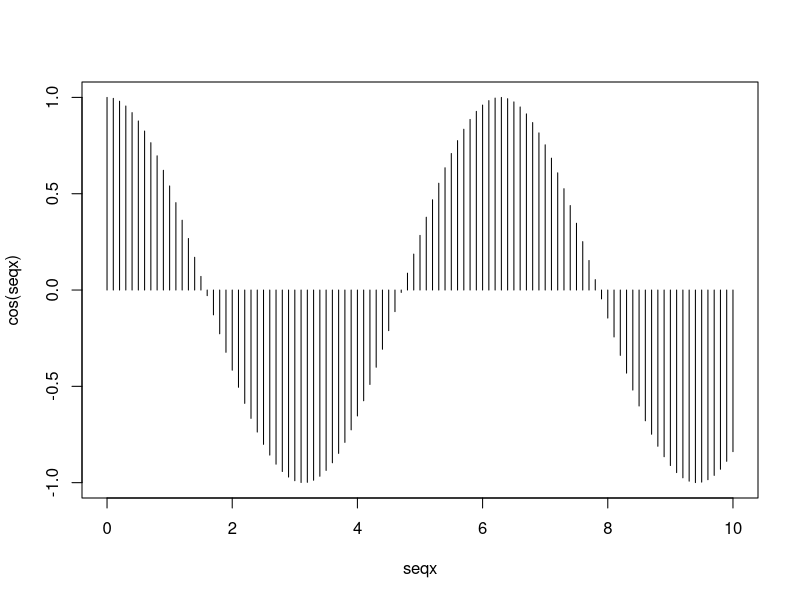
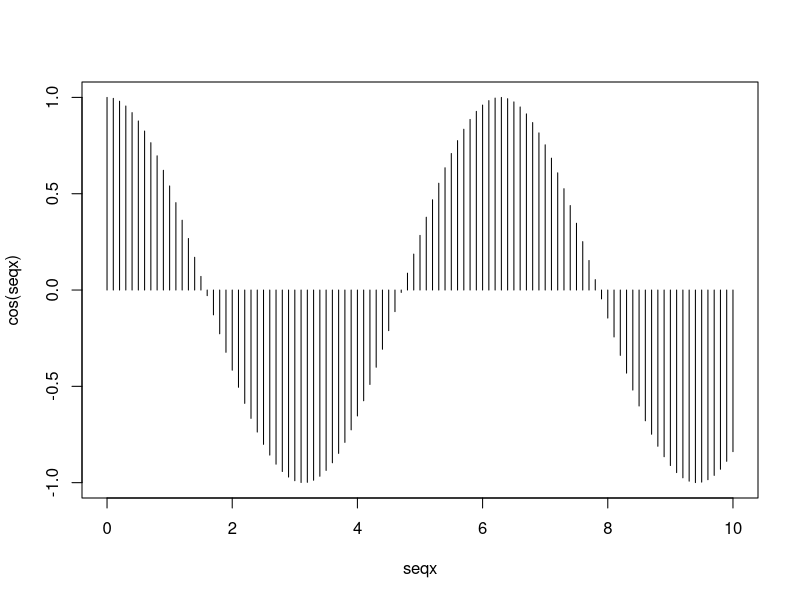

The R source for these figures, in order:
## ---- chunk 1
knitr::opts_chunk$set(
  fig.align='center',
  tidy=FALSE,
  comment="R>> ",
  size = 'small'
)
## ---- chunk 2
2+2
## ---- chunk 3
seqx <- seq(0,10,0.1)
plot(seqx, cos(seqx), type='h')
## ---- chunk 4
  seqx <- seq(0,10,0.1)
  plot(seqx, cos(seqx), type='h')
